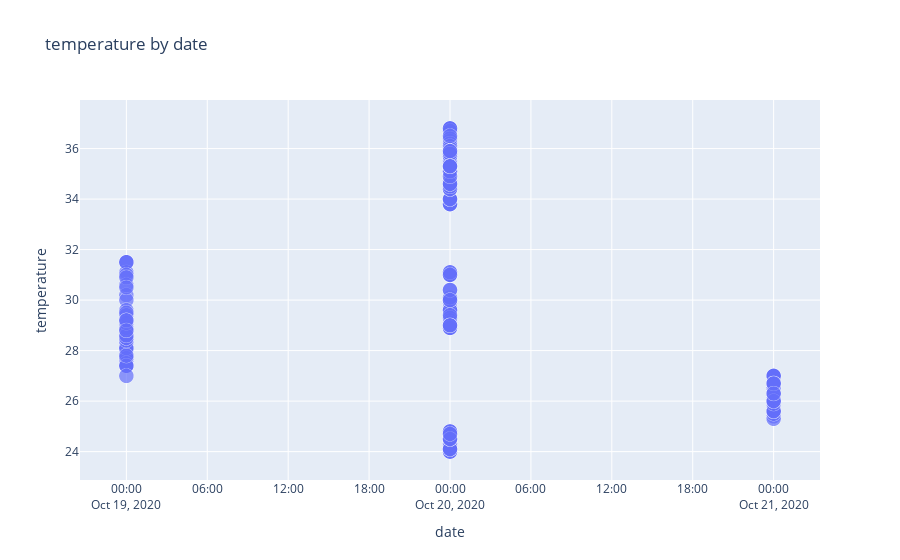

The notebook cell this image was saved under:
### Code cell
chart = go.Scattergl(
    x=chart_data['x'], y=chart_data['temperature'], mode='markers', opacity=0.7, name='all',
    marker={'size': 15, 'line': {'width': 0.5, 'color': 'white'}}
)

figure = go.Figure(data=[chart], layout=go.Layout({
    'legend': {'orientation': 'h'},
    'title': {'text': 'temperature by date'},
    'xaxis': {'title': {'text': 'date'}},
    'yaxis': {'title': {'text': 'temperature'}}
}))

init_notebook_mode(connected=True)
figure.pop('id', None)
iplot(figure)

### Figure 1 — Plotly figure (JSON) as saved in the notebook; plotly's stock layout.template omitted (floating-point values rounded to 4 significant figures; data arrays with more than 128 entries replaced by an {"elided": "..."} marker saying what was removed)
{"data": [{"marker": {"line": {"color": "white", "width": 0.5}, "size": 15}, "mode": "markers", "name": "all", "opacity": 0.7, "type": "scattergl", "x": {"elided": "313 str values"}, "y": {"elided": "313 float values"}}], "layout": {"legend": {"orientation": "h"}, "title": {"text": "temperature by date"}, "xaxis": {"title": {"text": "date"}}, "yaxis": {"title": {"text": "temperature"}}}}
